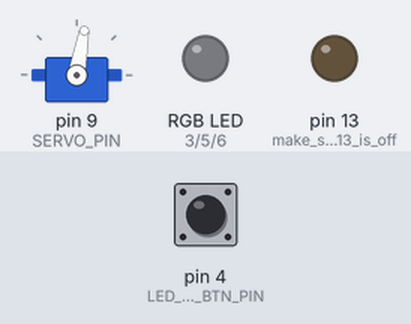
A sketch run on a simulated Arduino Uno, built with avr-gcc and run on an emulated ATmega328P. On the bench: servo, an RGB LED mixed from three pins (HIGH = lit), output pins drawn as LEDs (lit = HIGH). Dashed ring = blinking. The inputs (shaded band) are chosen by the test bench; at power-on: pin 4 (LED_STATUS_BTN_PIN) LOW.

Above: at 0.1 s.
At 6.1 s:
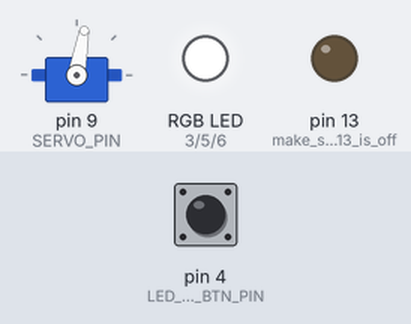
6.2 s: pin 4 (LED_STATUS_BTN_PIN) pulled HIGH for 0.15 s
At 6.45 s:
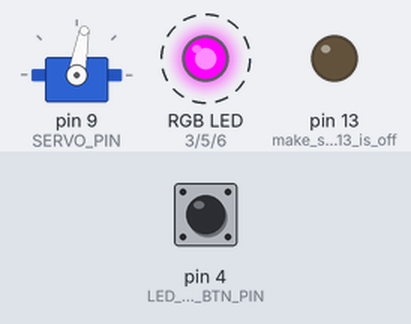
8.4 s: pin 4 (LED_STATUS_BTN_PIN) pulled HIGH for 3.2 s
Timing chart, 0 to 17.7 s (numbered marks = the images above; inputs shaded):
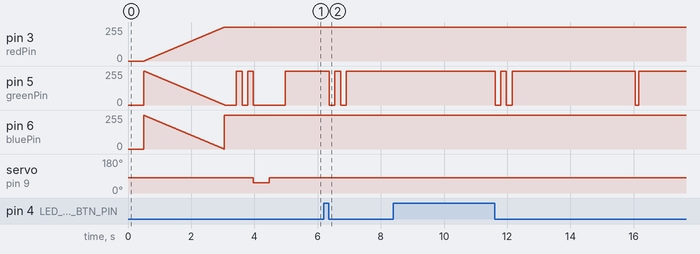

Measured:
- after the input at 6.2 s, pin 5 (greenPin): alternates 255/255 for 0.18 s and 0/255 for 0.18 s, 4 changes in all, then stays 255/255, starting after 0.17 s

The sketch:

rf_remote.ino
```cpp
#include <Servo.h>
#include <RCSwitch.h>
//#include "LowPower.h"

#define COMMON_ANODE

RCSwitch receiver = RCSwitch();     // rf receiver
Servo servo;  // create servo object to control a servo

// DEBUGGING VARIABLES
const boolean DEBUG = false;

// ALIVE variables (actions are made only if alive_connection is true)
// ------------------------------------------------------
boolean alive_connection = false;        // alive only when A is pressed, this variable keeps track of connection/alive state
int alive_time = 0;           // last alive time
const int ALIVE_TIME_DIFF = 30000;    // 30 secs now

// RF signals
// ------------------------------------------------------
// REMOTE
// A - 21952
// B - 21808
// C - 21772
// D - 21763

const int ON_CON_REMOTE = 21763;
const int OFF_CON_REMOTE = 21808;
const int ON_REMOTE = 21772;
const int OFF_REMOTE = 21952;

// ------------------------------------------------------
// LED STATUS
// ------------------------------------------------------
// blink counter, keeps track of 'alive' green led blink
int blink_counter = 0;
boolean led_status = false;
// ------------------------------------------------------

// SERVO POSITION
const int SERVO_ON_POSITION = 53;
const int SERVO_OFF_POSITION = 105;
const int SERVO_STANDBY_POSITION = 80;

// servo 'state' delay
const int SERVO_DELAY = 500;

// ------------------------------------------------------
// PINS
// ---------------------------------
const int SERVO_PIN = 9;  // servo pin 9 on both uno and pro mini
const int RF_PIN = 0;     // pin 2, but interrupt 0 for uno and ProMini
// ------------------------------------------------------
// RGB LED PINS
// PWM PINS
// ------------------------------------------------------
const int redPin = 3;     // both uno & pro mini
const int greenPin = 5;   // -=-
const int bluePin = 6;    // -=-
// ------------------------------------------------------
// LED STATUS BUTTON PIN
// ------------------------------------------------------
const int LED_STATUS_BTN_PIN = 4;       // button PIN for controlling the LED (either make LED enabled or disabled)


void setup() {
  if(DEBUG)
  {
    Serial.begin(9600);     // opens serial port, sets data rate to 9600 bps
    Serial.println("Started");
  }
  set_servo(SERVO_STANDBY_POSITION, false);    // set servo standby position
  receiver.enableReceive(RF_PIN);  // Receiver on interrupt 0 => that is pin #2
  // RGB led pins

  pinMode(redPin, OUTPUT);
  pinMode(greenPin, OUTPUT);
  pinMode(bluePin, OUTPUT);
  pinMode(13, OUTPUT);        // make sure LED 13 is off

  pinMode(LED_STATUS_BTN_PIN, INPUT);          // led status button
  digitalWrite(13, LOW);      // make sure it's off, on uno it's not

  update_led_status(true);      // update led status
  setColor(0,0,0);          // disable LED (for now)
  boot();                   // 'boot' leds showing different colors
}

void loop() {
  // ATmega328P, ATmega168
  // LOW POWER CONSUMTION
  // ------------------------------------------------------------------
  //LowPower.idle(SLEEP_8S, ADC_OFF, TIMER2_OFF, TIMER1_OFF, TIMER0_OFF,
//                SPI_OFF, USART0_OFF, TWI_OFF);
  //LowPower.powerDown(SLEEP_8S, ADC_OFF, BOD_OFF);
  // ------------------------------------------------------------------

  //int servo_position = read_serial();       // read from serial
  // read with RF receiver
  // ---------------------------------------------------------------
  // UPDATE - In this function, the connection status (alive) is
  // set as well, and returns 0 when it does that
  // ---------------------------------------------------------------
  int servo_position = read_rf();

  // check if we have a new good value (ONLY 60 or 101, based on our 'specs')
  if((servo_position == SERVO_ON_POSITION) && (alive_connection))
  {
    setColor(0, 0, 255);        // make led blue
    if(DEBUG)
    {
      Serial.println("ON");
    }
    // got a value, change
    set_servo(servo_position);
    setColor(0, 0, 0);          // clear led
    blink_counter = 0;          // reset blink counter
    delay(2000);                // sleep for 2 seconds, for remote
  }
  else if((servo_position == SERVO_OFF_POSITION) && (alive_connection))
  {
    setColor(0, 0, 255);       // make led blue
    if(DEBUG)
    {
      Serial.println("OFF");
    }
    set_servo(servo_position);
    // save last position
    setColor(0, 0, 0);        // clear led
    blink_counter = 0;          // reset blink counter
    delay(2000);                // sleep for 2 seconds, for remote
  }

  // every 10 seconds
  if(blink_counter == 100)
  {
    setColor(0, 255, 0);
    // sleep for 100 millis
    delay(100);
    // ------------------------------------
    // NO WORRIES ABOUT THE RF RECEIVER
    // SINCE IT'S SET ON AN INTERRUPT, YOU CAN SLEEP EVEN FOR 5 MINUTES
    // IT WILL STILL GET THE DATA WHILE SLEEPING, BUT ONLY PROCESS
    // IT WHEN IT GETS OUT OF SLEEP
    // ! TESTED MYSELF
    // ------------------------------------
    setColor(0, 0, 0);      // clear led
    blink_counter = 0;      // reset blink counter
  }
  else
  {
    delay(100);             // sleep for 100 millis
    blink_counter += 1;     // increase blink counter
  }

  update_led_status();      // update led status
  handle_alive_con();     // takes care of connection 'alive'
}

// read from RF receiver
int read_rf()
{
   int incoming_int = 0;
   if (receiver.available()) {
    // get the available value
    int value = receiver.getReceivedValue();

    if(DEBUG)
    {
      Serial.print("Received RF: ");
      Serial.println(value);
    }

    // check for message
    // --------------------------------------
    // ON/OFF normal VALUES
    // --------------------------------------
    if(value == ON_REMOTE)
    {
      // ON was pressed on remote control
      incoming_int = SERVO_ON_POSITION;
    }
    else if(value == OFF_REMOTE)
    {
      // OFF was pressed on remote control
      incoming_int = SERVO_OFF_POSITION;
    }
    // --------------------------------------
    // ON/OFF alive connection VALUES
    // --------------------------------------
    else if(value == ON_CON_REMOTE)
    {
      // make it 'alive'
      alive_connection = true;
      alive_time = millis();        // save time
      if(DEBUG)
      {
        Serial.println("alive up");
      }

      setColorRaw(255, 255, 255);
      delay(100);
      setColor(0, 0, 0);


      // DEPRECATED
      // WAS USED BEFORE, FOR BLINKING LED ONLY IF BUTTON IS ENABLED
      // I WANT IT TO BLINK EVERY TIME I PRESS THE REMOTE THOUGH
      /*
      // led status
      if(led_status)
      {
        setColor(255, 255, 255);
        delay(100);
        setColor(0, 0, 0);
      }*/
    }
    else if(value == OFF_CON_REMOTE)
    {
      // go to sleep
      alive_connection = false;
      if(DEBUG)
      {
        Serial.println("alive down");
      }

      // led status
      if(led_status)
      {
        setColor(128, 128, 128);
        delay(100);
        setColor(0, 0, 0);
      }
    }

    receiver.resetAvailable();      // reset
   }

   return incoming_int;    // return position
}

// set servo position
void set_servo(int pos)
{
  servo.attach(SERVO_PIN);  // attaches the servo on pin 9 to the servo object
  servo.write(pos);     // write new position (ON/OFF)
  delay(SERVO_DELAY);           // sleep for half a second
  servo.write(SERVO_STANDBY_POSITION);      // go to stand by position
  delay(SERVO_DELAY);
  servo.detach();  // attaches the servo on pin 9 to the servo object
}
// set servo position
void set_servo(int pos, boolean delay_on)
{
  servo.attach(SERVO_PIN);  // attaches the servo on pin 9 to the servo object
  servo.write(pos);     // write new position (ON/OFF)
  // ---------------------------------------
  // basically takes care of delay NOT
  // being on
  // ---------------------------------------
  if(delay_on == true)
  {
    delay(SERVO_DELAY);           // sleep for half a second
  }
  servo.write(SERVO_STANDBY_POSITION);      // go to stand by position
  delay(SERVO_DELAY);
  servo.detach();  // attaches the servo on pin 9 to the servo object
}

/*
 * // read from serial - debugging purposes
int read_serial()
{
  int incoming_int = 0;
  String incoming;
  // send data only when you receive data:
  if (Serial.available() > 0) {
      // read the incoming byte:
      incoming = Serial.readString();

      incoming_int = incoming.toInt();

      Serial.print("Int: ");
      if(incoming_int == 0)
      {
        Serial.println("not an int");
      }
      else
      {
        Serial.println(incoming_int);
      }
  }

  return incoming_int;
}
*/

// set let color
void setColor(int red, int green, int blue)
{
  if(!led_status)      // return if led status is off
  {
    return;
  }
  #ifdef COMMON_ANODE
    red = 255 - red;
    green = 255 - green;
    blue = 255 - blue;
  #endif
  analogWrite(redPin, red);
  analogWrite(greenPin, green);
  analogWrite(bluePin, blue);
}

// set let color raw
void setColorRaw(int red, int green, int blue)
{
  #ifdef COMMON_ANODE
    red = 255 - red;
    green = 255 - green;
    blue = 255 - blue;
  #endif
  analogWrite(redPin, red);
  analogWrite(greenPin, green);
  analogWrite(bluePin, blue);
}

// set let color - new argument
void setColor(int red, int green, int blue, bool led_status)
{
  if(!led_status)      // return if led status is off
  {
    return;
  }
  #ifdef COMMON_ANODE
    red = 255 - red;
    green = 255 - green;
    blue = 255 - blue;
  #endif
  analogWrite(redPin, red);
  analogWrite(greenPin, green);
  analogWrite(bluePin, blue);
}

// 'boot' leds showing multiple colors
void boot()
{
  if(!led_status)     // return if led status is off
  {
    return;
  }
  for(int x = 0; x <= 255; x++)
  {
    setColor(255 - x, x, x + 2, true);
    delay(10);
  }
  delay(180);
  setColor(0, 255, 0, true);
  delay(180);
  setColor(0, 0, 0, true);
  delay(180);
  setColor(0, 255, 0, true);
  delay(180);
  setColor(0, 0, 0, true);
  delay(180);
  setColor(0, 255, 0, true);
  // make sure it's ON
  set_servo(SERVO_ON_POSITION);
  // while led is green
  setColor(0, 0, 0, true);
}

// update the led status
void update_led_status()
{
  // LED status disabled
  // -----------------------------------------
  if(digitalRead(LED_STATUS_BTN_PIN) == HIGH)
  {
    led_status = false;
    setColor(0, 0, 0, true);    // disable led
  }
  else
  {
    // if the status was false, make a blink
    if(!led_status)
    {
      setColor(0, 255, 0, true);
      delay(180);
      setColor(0, 0, 0, true);
      delay(180);
      setColor(0, 255, 0, true);
      delay(180);
      setColor(0, 0, 0, true);
    }
    led_status = true;
  }
}

// update the led status - argument before boot
void update_led_status(boolean before_boot)
{
  if(digitalRead(LED_STATUS_BTN_PIN) == HIGH)
  {
    led_status = false;
    setColor(0, 0, 0, true);    // disable led
  }
  else
  {
    // if the status was false, make a blink
    if((!led_status) && (!before_boot))
    {
      setColor(0, 255, 0, true);
      delay(180);
      setColor(0, 0, 0, true);
      delay(180);
      setColor(0, 255, 0, true);
      delay(180);
      setColor(0, 0, 0, true);
    }
    led_status = true;
  }
}

// handle connection alive variable
void handle_alive_con()
{
  // if connection is alive, do the check
  if(alive_connection)
  {
    // if connection is 'alive' check time
    int diff = millis() - alive_time;

    // check time difference
    if(diff > ALIVE_TIME_DIFF)
    {
      // if diff is too big, stop the connection
      alive_connection = false;   // disabled
      if(DEBUG)
      {
        Serial.println("alive disabled");
      }
    }
  }
}
```
